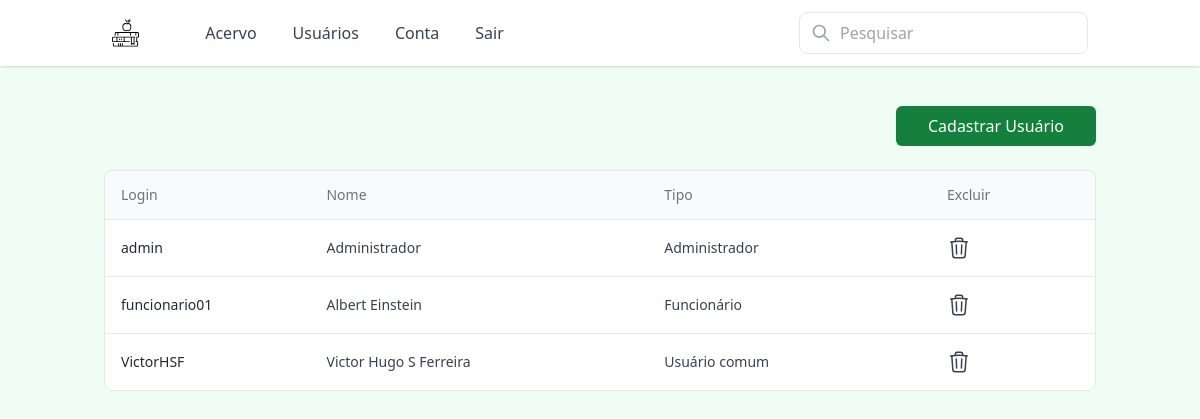
/src/users.php (signed in), run on the app's committed database.
### tables this page shows
CREATE TABLE Users (
    username CHAR(50) PRIMARY KEY,
    password CHAR(30),
    name CHAR(50),
    type INT
);

### src/php/users_crud.php (called while the page is built, shortened)
<?php
function selectAllUsers()
{
    $connection = openConnection();
    $query = 'SELECT username, name, type FROM Users;';
    $result = mysqli_query($connection, $query);
    return $result;
}
?>

### src/users.php (the view, shortened to what this page needs)
<!DOCTYPE html>
<html lang="en">
<head>
    <link href="../dist/output.css" rel="stylesheet">
    <?php
    include "./php/users_crud.php";
    ?>
</head>
<body class="bg-green-50">
    <?php
    include "nav_bar.php";
    if (empty($_GET['search'])) {
        $result = selectAllUsers();
    } else {
        $result = searchUser($_GET['search']);
    }
    if (mysqli_num_rows($result) > 0) {
        echo <<< END
        <section class="container px-4 mx-auto">
            <div class="sm:flex sm:items-center sm:justify-between">
                <div class="flex items-center mt-4 gap-x-3">
                </div>
            </div>
        END;
        if ($_SESSION['usertype']==3) echo <<< END
            <div class="flex justify-end mt-6">
                <button onclick="window.location='./new_user.php';"
                    class="px-8 py-2.5 leading-5 text-white transition-colors duration-300 transform bg-green-700 rounded-md hover:bg-green-600 focus:outline-none focus:bg-green-600">
                Cadastrar Usuário
                </button>
            </div>
        END;
        echo <<< END
            <div class="flex flex-col mt-6">
                <div class="-mx-4 -my-2 overflow-x-auto sm:-mx-6 lg:-mx-8">
                    <div class="inline-block min-w-full py-2 align-middle md:px-6 lg:px-8">
                        <div class="overflow-hidden border border-gray-200 md:rounded-lg">
                            <table class="min-w-full divide-y divide-gray-200">
                                <thead class="bg-gray-50">
                                    <tr>
                                        <th scope="col" class="py-3.5 px-4 text-sm font-normal text-left rtl:text-right text-gray-500">
                                            <div class="flex items-center gap-x-3">
                                                <span>Login</span>
                                            </div>
                                        </th>
                                        <th scope="col" class="px-12 py-3.5 text-sm font-normal text-left rtl:text-right text-gray-500">
                                            Nome
                                        </th>
                                        <th scope="col" class="px-12 py-3.5 text-sm font-normal text-left rtl:text-right text-gray-500">
                                            Tipo
                                        </th>
                                        <th scope="col" class="px-12 py-3.5 text-sm font-normal text-left rtl:text-right text-gray-500">
                                            Excluir
                                        </th>
                                    </tr>
                                </thead>
                                <tbody class="bg-white divide-y divide-gray-200">
        END;
        while ($row = mysqli_fetch_assoc($result)) {
            switch ($row['type']) {
                case 1:
                    $type = "Usuário comum";
                    break;
                case 2:
                    $type = "Funcionário";
                    break;
                case 3:
                    $type = "Administrador";
                    break;
            }
            $row_username = $row['username'];
            $row_name = $row['name'];
            echo <<< END
                                    <tr class="transition-colors duration-300 transform hover:bg-gray-100 cursor-pointer" >
                                        <td onclick="window.location='/src/users_edit.php?username=$row_username'"
                                            class="px-4 py-4 text-sm font-medium text-gray-700 whitespace-nowrap">
                                            <div class="inline-flex items-center gap-x-3">
                                                <div class="flex items-center gap-x-2">
                                                    <div>
                                                        <h2 class="font-normal text-gray-800 "> $row_username </h2>
                                                    </div>
                                                </div>
                                            </div>
                                        </td>
                                        <td onclick="window.location='/src/users_edit.php?username=$row_username'"
                                            class="px-12 py-4 text-sm font-normal text-gray-700 whitespace-nowrap"> $row_name </td>
                                        <td onclick="window.location='/src/users_edit.php?username=$row_username'"
                                            class="px-12 py-4 text-sm font-normal text-gray-700 whitespace-nowrap"> $type </td>
                                        <td onclick="window.location='/src/php/delete_user.php?username=$row_username'"
                                             class="px-12 py-4 text-sm font-normal text-gray-700 whitespace-nowrap transition-colors transform hover:text-red-600">
                                        </td>
                                    </tr>
            END;
        }
    } else {
        echo '
        <div class="h-[80vh] w-full flex items-center justify-center">
            <p class="text-4xl">Nenhum usuário encontrado</p>
        </div>
        ';
    }
    ?>
</body>
</html>

### data on the page
users: username "admin", name "Administrador", type "Administrador"
users: username "funcionario01", name "Albert Einstein", type "Funcionário"
users: username "VictorHSF", name "Victor Hugo S Ferreira", type "Usuário comum"
